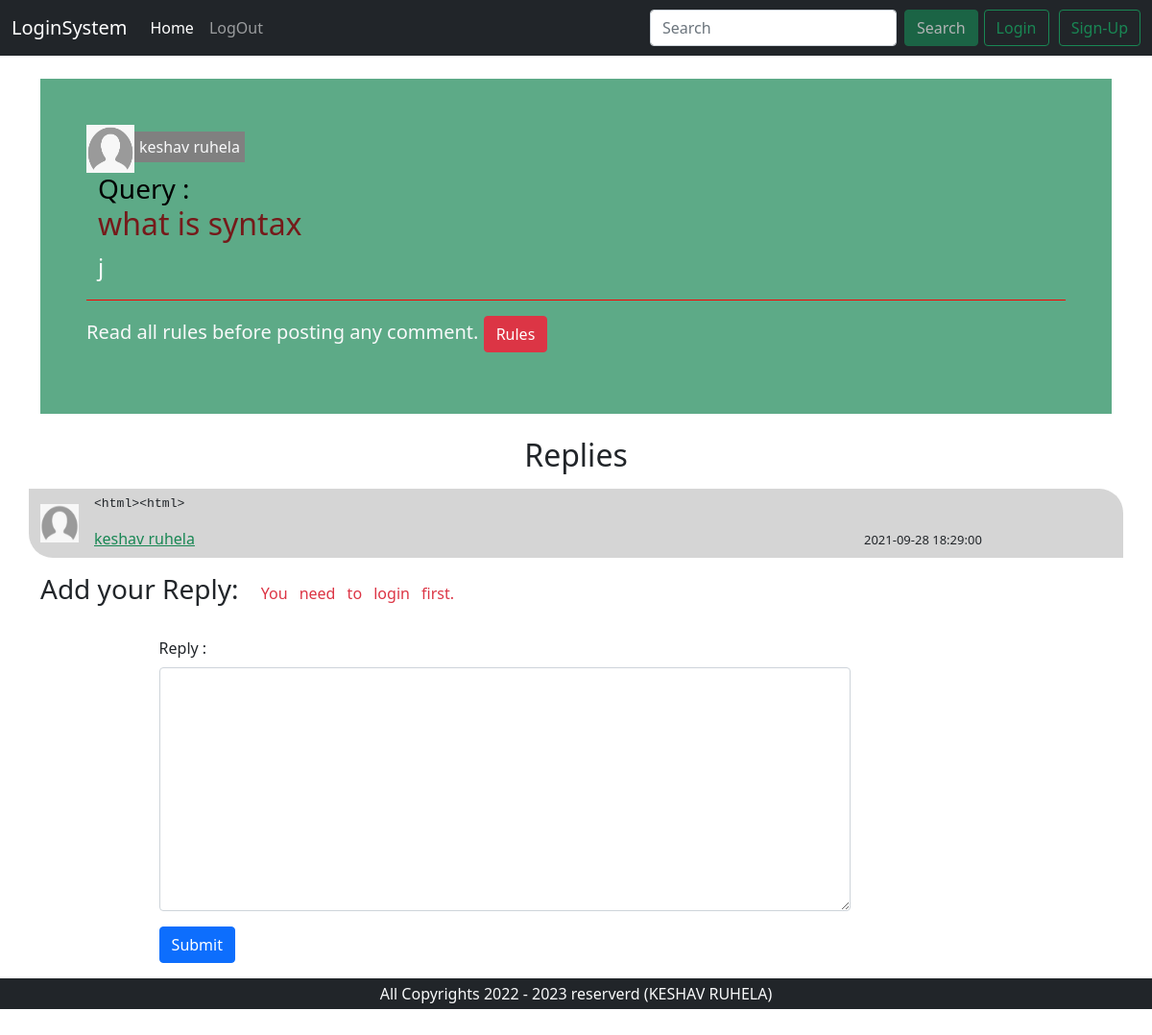
Screenshot of /single_threats_view.php?sno=20 (signed in) with the database file from the repository.
### tables this page shows
CREATE TABLE `users` (
  `userid` int(11) NOT NULL,
  `user_name` varchar(60) NOT NULL,
  `email` varchar(60) NOT NULL,
  `password` varchar(60) NOT NULL,
  `address` varchar(300) NOT NULL,
  `city` varchar(30) NOT NULL,
  `state` varchar(30) NOT NULL,
  `zip` int(11) NOT NULL,
  `datetime` int(11) NOT NULL
);

CREATE TABLE `add_query` (
  `Sno` int(11) NOT NULL,
  `query_title` varchar(300) NOT NULL,
  `query_desc` text NOT NULL,
  `category_id` int(11) NOT NULL,
  `user_id` int(11) NOT NULL,
  `query_time` datetime NOT NULL DEFAULT current_timestamp()
);

CREATE TABLE `replies` (
  `R_sno` int(11) NOT NULL,
  `reply` text NOT NULL,
  `category_id` int(11) NOT NULL,
  `R_user_id` int(11) NOT NULL,
  `R_user_name` varchar(60) NOT NULL,
  `reply_datetime` datetime NOT NULL DEFAULT current_timestamp()
);

### single_threats_view.php (the view, shortened to what this page needs)
<?php require '_sub_code/_dbconnection.php';
$catid = $_SESSION['catidsession'] ;
?>
<!doctype html>
<html lang="en">
<head>
    <link href="https://cdn.jsdelivr.net/npm/bootstrap@5.1.1/dist/css/bootstrap.min.css" rel="stylesheet">
</head>
<body>
    <?php require "_sub_code/_navbar.php";
    ?>
    <?php
    if ($_SERVER['REQUEST_METHOD'] == "GET"){
        $catid = $_GET['sno'];
    }
    $heading_name_query = "SELECT * FROM add_query WHERE Sno = $catid ";
    $result_heading_name_query = mysqli_query($connecting, $heading_name_query);
    $fetch_heading_name_query = mysqli_fetch_assoc($result_heading_name_query);
    $fetch_userid = $fetch_heading_name_query["user_id"] ;
if ($catid !=0){
    $user_name_query = "SELECT * FROM users WHERE userid = $fetch_userid ";
    $result_user_name_query = mysqli_query($connecting, $user_name_query);
    $fetch_user_name_query = mysqli_fetch_assoc($result_user_name_query);
}
else{
    $fetch_user_name_query["user_name"] = "First Login Our site.";
}
    echo '
    <div class="container my-4">
        <div class="p-5 mb-4 text-light rounded-0" style="background-color: #198754b3;">
        <img src="./img/user_default_img.png" width="50px" height="50px" alt="..."><a style="background-color:gray; text-align:center; padding:5px;  width:200px; ">'.$fetch_user_name_query["user_name"].'</a>
        <div class="container-fluid py-0 " >
        <h3 style="color:black;" class="my-0">Query :</h3>
        <h3 class="display-5 fs-2 "style="color:#751a1a; font-weight:400;"  >' . $fetch_heading_name_query["query_title"] . '</h3>
                <p class="col-md-8 fs-4" style="text-align:justify;" >' . $fetch_heading_name_query["query_desc"] . '</p>
            </div>
            <footer class="py-3 fs-5" style="border-top: 1px solid red;">
                Read all rules before posting any comment.
        <button class="btn fs-6 btn-danger" type="button" data-bs-toggle="offcanvas" data-bs-target="#rule" aria-controls="rule">
        Rules
        </button>
        </div>
        </div>
    ';
    ?>
    <?php
    echo "<h2 class='text-center mb-3'>Replies</h2>";
        $read_threat = "SELECT * FROM replies WHERE category_id = $_SESSION[catidsession] ";
        $result_read_threat = mysqli_query($connecting , $read_threat);
        while ($fetch_read_threat = mysqli_fetch_assoc($result_read_threat)){
            echo '
            <div class="container my-2 py-2" style="background-color:#85848457; border-radius: 0px 25px 0px 25px;">
                <div class="d-flex align-items-center">
                    <div class="flex-shrink-0">
                      <img src="./img/user_default_img.png" width="40px" height="40px" alt="...">
                    </div>
                    <div class="flex-grow-1 ms-3">
                    <h4><a class="text-dark overunderline"><pre>'.$fetch_read_threat["reply"].'</pre></a></h4>
                       <a class="text-success" style=""> '.$fetch_read_threat["R_user_name"].'</a>
                       <a style="font-size:13px; padding-right:10px; position: sticky; left: 75vw; top: -3px;">'.$fetch_read_threat["reply_datetime"].'</a>
                    </div>
                </div>
            </div>
                ';
        }
    echo '
    <div class="container">
    <h3 class = "my-3">Add your Reply: <label class="fs-6 mx-3 text-danger" style="word-spacing:8px;">You need to login first.</label></h3>
    <div class="container" style="width:80%;">
        <form class="row g-3 my-3" action=\'./single_threats_view.php\' method="POST" >
        <div class="col-md-6">
            <label for="Query_title" class="form-label" style="font-weight:500;">Reply : </label>
            <textarea name="reply" id="reply" class="form-control" cols="50" style="width:60vw;" required rows="10"></textarea>
        </div>
        <div class="col-12">
            <button type="submit" class="btn btn-primary">Submit</button>
        </div>
        </form>
        </div>
        </div>
    ';
?>
    <div class="container-fluid bg-dark text-center text-light py-1">
        <?php
        $date = date("Y");
        $nextdate = $date + 1;
        echo "All Copyrights $date" . ' - ' . " $nextdate reserverd (KESHAV RUHELA)";
        ?>
    </div>
</body>
</html>

### single_threats_view.php (style rules this page uses)
.overunderline { text-decoration: none; font-size: 15px; }

### rows the page displays
users: user_name "keshav ruhela"
add_query: query_title "what is syntax", query_desc "j"
replies: reply "<html><html>", R_user_name "keshav ruhela", reply_datetime "2021-09-28 18:29:00"
